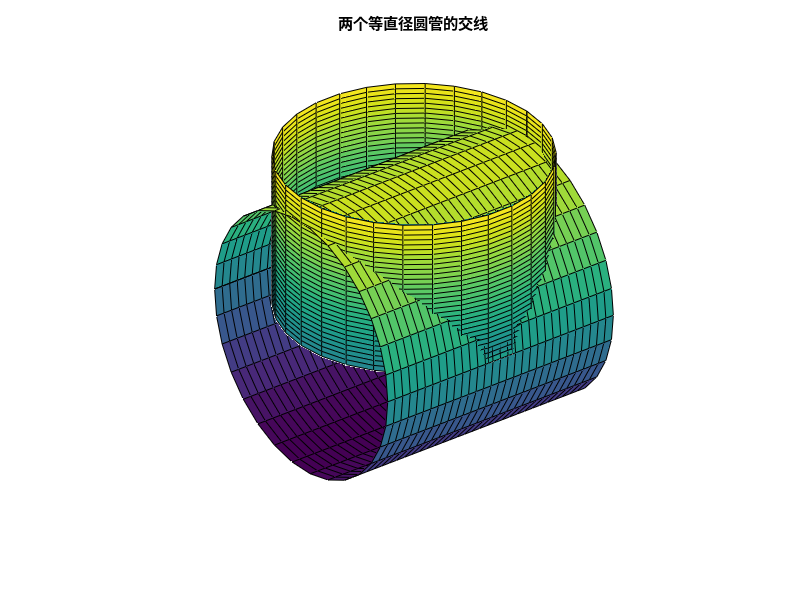

This chart was generated by the following MATLAB code:
m = 30;
z = 1.2*(0:m)/m;
r = ones(size(z));
theta = (0:m)/m*2*pi;
x1 = r'*cos(theta);
y1 = r'*sin(theta);
z1 = z'*ones(1,m+1);

x=(-m:2:m)/m;
x2 = x'*ones(1,m+1);
y2 = r'*cos(theta);
z2 = r'*sin(theta);
surf(x1,y1,z1);
axis equal, axis off
hold on
surf(x2,y2,z2);
axis equal, axis off
title('两个等直径圆管的交线');
hold off
